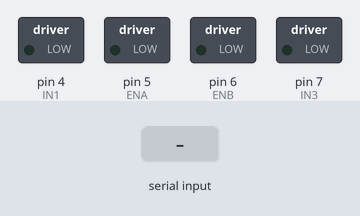
The sketch below on a simulated Arduino Uno, built with avr-gcc and run on an emulated ATmega328P. Parts: switched loads named in the sketch (green lamp = pin HIGH). The inputs (shaded band) are chosen by the test bench.

Above: at 1.2 s.
1.3 s: "90,45\n" received over Serial
At 2.4 s:
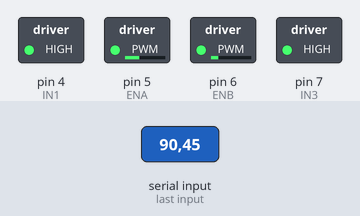
2.8 s: "30,150\n" received over Serial
At 3.5 s:
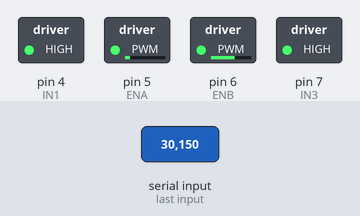
4.3 s: "1,90\n" received over Serial
At 4.6 s:
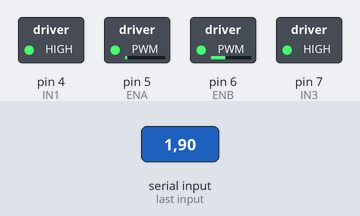
Timing chart, 0 to 7.3 s (numbered marks = the images above; inputs shaded):
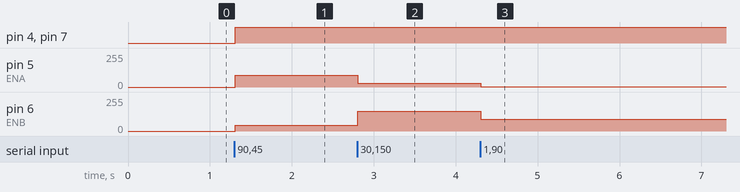

The sketch:

sketch_dec29a.ino
```cpp
// Motor Shield L298P — стандартные выводы (можно изменить, если на твоем шилде по-другому)
const int ENA = 5; // PWM мотор A
const int IN1 = 4;

const int ENB = 6; // PWM мотор B
const int IN3 = 7;

void setup() {
  Serial.begin(9600);

  pinMode(ENA, OUTPUT);
  pinMode(IN1, OUTPUT);
  pinMode(ENB, OUTPUT);
  pinMode(IN3, OUTPUT);

  stopMotors();
}

void loop() {
  if (Serial.available()) {
    String line = Serial.readStringUntil('\n');

    int comma = line.indexOf(',');
    if (comma > 0) {
      int leftPWM  = line.substring(0, comma).toInt();
      int rightPWM = line.substring(comma + 1).toInt();

      driveMotors(leftPWM, rightPWM);
    }
  }
}

void driveMotors(int leftPWM, int rightPWM) {
  // мотор A (левый)
  if (leftPWM >= 0) {
    digitalWrite(IN1, HIGH);
    analogWrite(ENA, leftPWM);
  } else {
    digitalWrite(IN1, LOW);
    analogWrite(ENA, -leftPWM);
  }

  // мотор B (правый)
  if (rightPWM >= 0) {
    digitalWrite(IN3, HIGH);
    analogWrite(ENB, rightPWM);
  } else {
    digitalWrite(IN3, LOW);
    analogWrite(ENB, -rightPWM);
  }
}

void stopMotors() {
  analogWrite(ENA, 0);
  analogWrite(ENB, 0);
}
```

Measured:
- after the input at 1.3 s, pin 4 (IN1), pin 7 (IN3): LOW → HIGH at once; pin 5 (ENA): 0/255 → 90/255 at once; pin 6 (ENB): 0/255 → 45/255 at once
- after the input at 2.8 s, pin 5 (ENA): 90/255 → 30/255 at once; pin 6 (ENB): 45/255 → 150/255 at once
- after the input at 4.3 s, pin 5 (ENA): 30/255 → 1/255 at once; pin 6 (ENB): 150/255 → 90/255 at once
